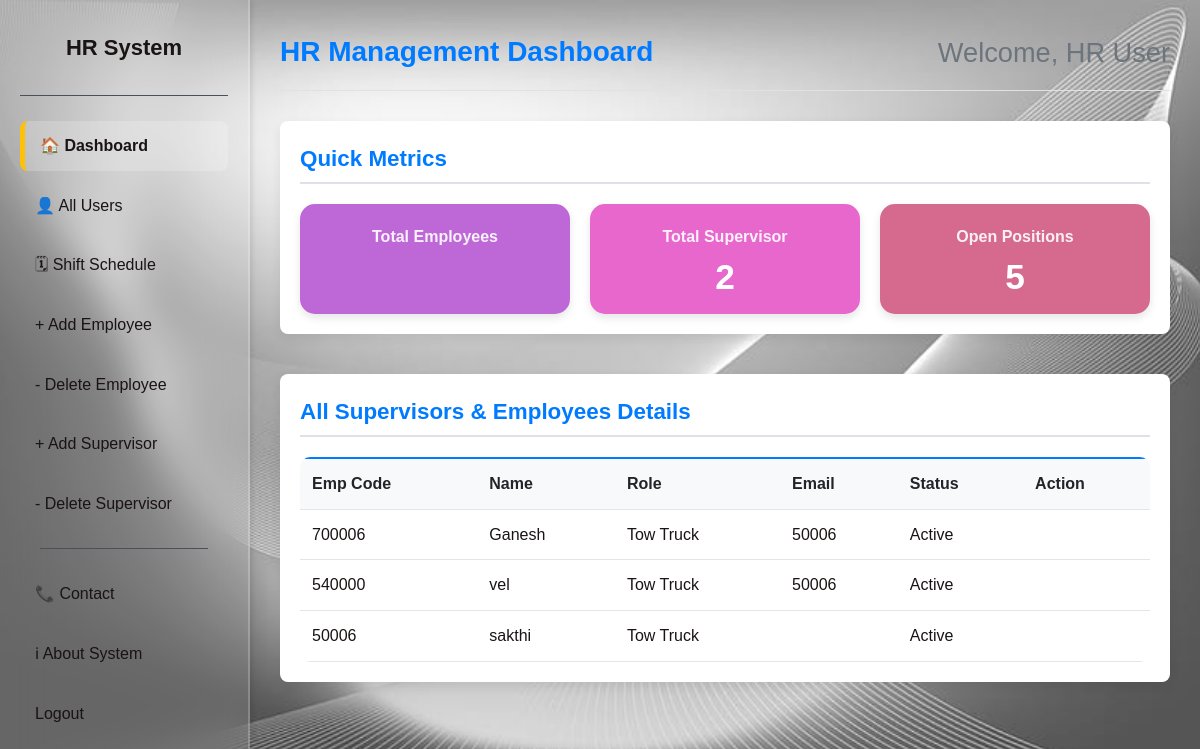
The page /hr on the database its author committed.
### tables this page shows
CREATE TABLE empworkers(
                name TEXT,
                empcode TEXT,
                role TEXT,
                gender TEXT,
                doj DATE,
                bldgrp TEXT,
                supervisor TEXT
                );

CREATE TABLE supworkers(
                name TEXT,
                empcode TEXT,
                role TEXT,
                gender TEXT,
                doj DATE,
                bldgrp TEXT
                );

### app.py (the view)
@app.route("/hr")
def hr():
    con = sqlite3.connect("test.db")
    con.row_factory = sqlite3.Row
    cur = con.cursor()
    cur.execute("SELECT empcode, name, role, supervisor FROM empworkers")
    empworkers = cur.fetchall()
    cur.execute("SELECT empcode, name, role FROM supworkers")
    supworkers = cur.fetchall()
    total_employees = len(empworkers)
    total_supervisors = len(supworkers)
    try:
        cur.execute("SELECT COUNT(DISTINCT empcode) FROM leaves WHERE status IN ('Approved', 'Pending')")
        employees_on_leave = cur.fetchone()[0]
    except:
        employees_on_leave = 0
    con.close()
    return render_template(
        "hr.html",
        name=session.get('name', 'HR User'),
        total=total_employees,
        supervisors=total_supervisors,
        leaves=employees_on_leave,
        empworkers=empworkers,
        supworkers=supworkers
    )

### templates/hr.html (shortened to what this page needs)
<!DOCTYPE html>
<html lang="en">
<head>
<link rel="stylesheet" href="/static/style1.css"/>
</head>
<body>
  <div class="dashboard-layout full-screen">
    <aside class="sidebar">
      <div class="logo">HR System</div>
      <nav class="nav-menu">
        <a href="{{url_for('hr')}}" class="nav-item active">🏠 Dashboard</a>
        <a href="#" class="nav-item">👤 All Users</a>
        <a href="#" class="nav-item">🗓 Shift Schedule</a>
        <a href="{{ url_for('addemp')}}" class="nav-item">+ Add Employee</a>
        <a href="{{ url_for('deleteemp')}}" class="nav-item">- Delete Employee</a>
        <a href="{{ url_for('addsup') }}" class="nav-item">+ Add Supervisor</a>
        <a href="{{ url_for('deletesup') }}" class="nav-item">- Delete Supervisor</a>
        <div class="nav-separator"></div>
        <a href="{{ url_for('contact') }}" class="nav-item">📞 Contact </a>
        <a href="{{ url_for('about') }}" class="nav-item">ℹ About System</a>
        <a href="{{ url_for('back') }}" class="nav-item">Logout</a>
      </nav>
    </aside>
    <main class="main-content">
      <header class="top-bar">
        <h2>HR Management Dashboard</h2>
        <div class="user-info">Welcome, {{name}}</div>
      </header>
      <section class="content-section">
        <h3>Quick Metrics</h3>
        <div class="metrics-grid">
          <div class="metric-card bg-blue">
            <h4>Total Employees</h4>
          </div>
          <div class="metric-card bg-green">
            <h4>Total Supervisor</h4>
            <p>2</p>
          </div>
          <div class="metric-card bg-red">
            <h4>Open Positions</h4>
            <p>5</p>
          </div>
        </div>
      </section>
      <section class="content-section">
        <h3>All Supervisors & Employees Details</h3>
        <div class="data-table">
          <table>
            <thead>
              <tr>
                <th>Emp Code</th>
                <th>Name</th>
                <th>Role</th>
                <th>Email</th>
                <th>Status</th>
                <th>Action</th>
              </tr>
              <tbody>
  {% for person in empworkers + supworkers %}
<tr>
    <td>{{ person[0] }}</td>
    <td>{{ person[1] }}</td>
    <td>{{ person[2] }}</td>
    <td>{{ person[3] }}</td>
    <td>Active</td>
    <td>
    </td>
</tr>
{% endfor %}
</tbody>
            </thead>
          </table>
        </div>
      </section>
    </main>
  </div>
</body>
</html>

### static/style1.css (style rules this page uses)
:root { --primary-color: #007bff; --secondary-color: #6c757d; --success-color: #28a745; --danger-color: #dc3545; --warning-color: #ffc107; --background-color: #f8f9fa; --card-background: #ffffff; --sidebar-bg: #343a40; --text-color: #212529; --link-color: #adb5bd; --active-color: #ffffff; --border-color: #dee2e6; --box-shadow: 0 4px 12px rgba(0, 0, 0, 0.08); }
* { box-sizing: border-box; margin: 0; padding: 0; }
body { font-family: 'Segoe UI', Tahoma, Geneva, Verdana, sans-serif; background-color: var(--background-color); color: var(--text-color); line-height: 1.6; }
.dashboard-layout { display: flex; min-height: 100vh; }
.sidebar { width: 250px; background-color: var(--sidebar-bg); color: var(--link-color); padding: 20px 0; display: flex; flex-direction: column; box-shadow: 2px 0 5px rgba(0, 0, 0, 0.1); }
.logo { font-size: 1.5rem; font-weight: 700; color: var(--active-color); text-align: center; padding: 10px 20px 30px; border-bottom: 1px solid #495057; margin-bottom: 15px; }
.nav-menu { flex-grow: 1; display: flex; flex-direction: column; }
.nav-item { display: block; padding: 12px 20px; text-decoration: none; color: var(--link-color); transition: background-color 0.2s, color 0.2s; }
.nav-item.active { background-color: var(--primary-color); color: var(--active-color); font-weight: 600; border-left: 5px solid var(--warning-color); padding-left: 15px; }
.nav-separator { height: 1px; background-color: #495057; margin: 15px 20px; }
.main-content { flex-grow: 1; padding: 30px; }
.top-bar { display: flex; justify-content: space-between; align-items: center; margin-bottom: 30px; padding-bottom: 15px; border-bottom: 1px solid var(--border-color); }
.top-bar h2 { color: var(--primary-color); font-size: 1.75rem; font-weight: 600; }
.user-info { font-weight: 500; color: var(--secondary-color); }
.content-section { margin-bottom: 40px; padding: 20px; background-color: var(--card-background); border-radius: 8px; box-shadow: var(--box-shadow); }
.content-section h3 { color: var(--primary-color); margin-bottom: 20px; font-size: 1.4rem; border-bottom: 2px solid var(--border-color); padding-bottom: 5px; }
.metrics-grid { display: grid; grid-template-columns: repeat(auto-fit, minmax(200px, 1fr)); gap: 20px; margin-top: 20px; }
.metric-card { padding: 25px; border-radius: 8px; color: var(--active-color); transition: transform 0.3s, box-shadow 0.3s; box-shadow: 0 4px 8px rgba(0, 0, 0, 0.1); }
.metric-card h4 { font-size: 1rem; margin-bottom: 10px; opacity: 0.9; }
.metric-card p { font-size: 2.2rem; font-weight: 700; line-height: 1; }
.bg-blue { background-color: var(--primary-color); }
.bg-green { background-color: var(--success-color); }
.bg-red { background-color: var(--danger-color); }
.data-table table { width: 100%; border-collapse: collapse; margin-top: 15px; }
.data-table th, .data-table td { padding: 12px 15px; text-align: left; border-bottom: 1px solid var(--border-color); }
.data-table thead th { background-color: var(--background-color); color: var(--text-color); font-weight: 600; border-top: 2px solid var(--primary-color); }

### rows shown on the page
empworkers: empcode "700006", name "Ganesh", role "Tow Truck", supervisor "50006"
empworkers: empcode "540000", name "vel", role "Tow Truck", supervisor "50006"
supworkers: empcode "50006", name "sakthi", role "Tow Truck"

### other values the page prints
{{ name }} "HR User"
